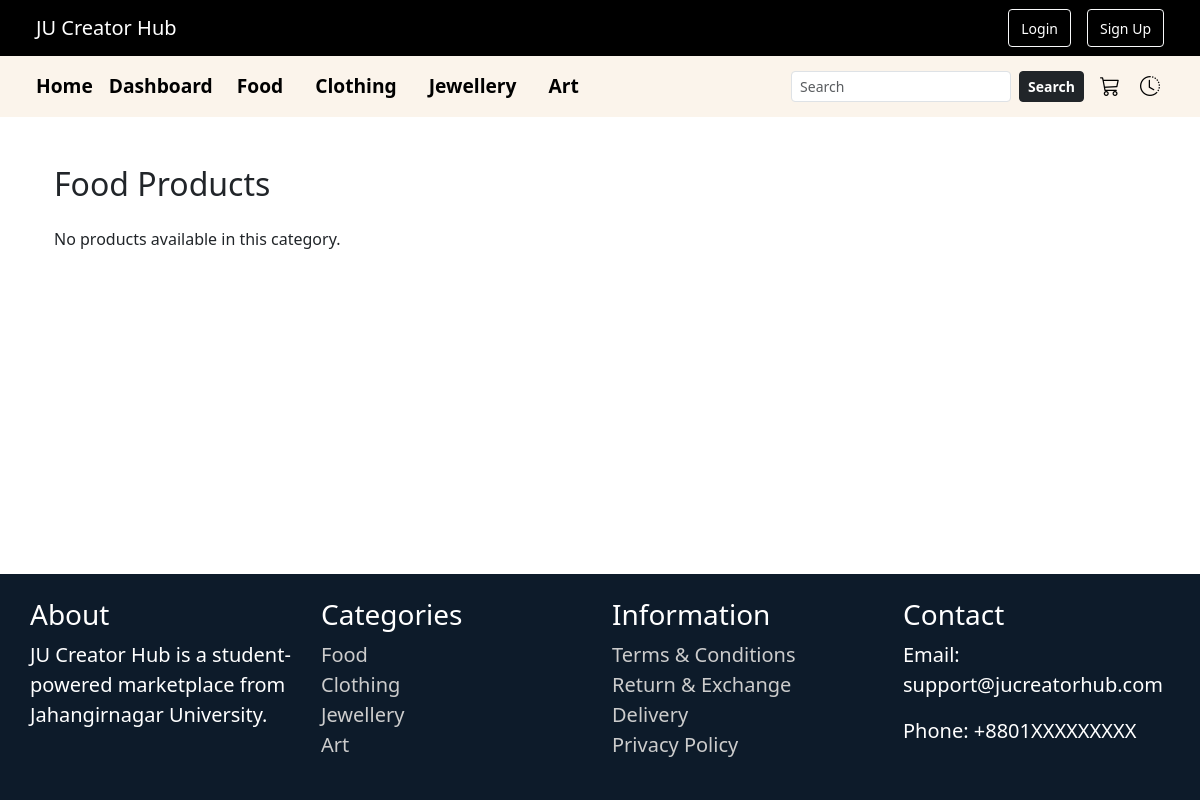
The app's page /products/food/, older data.
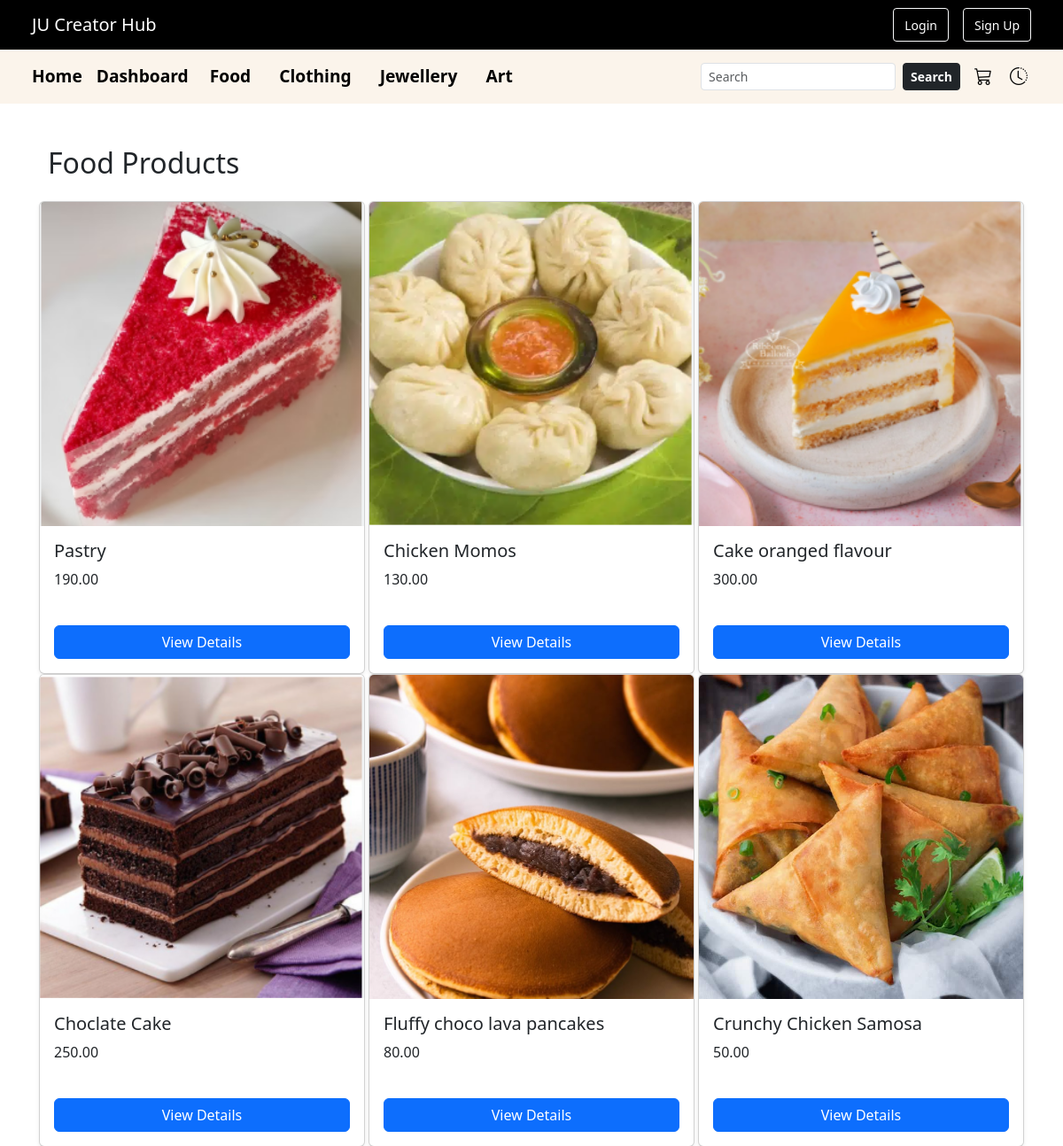
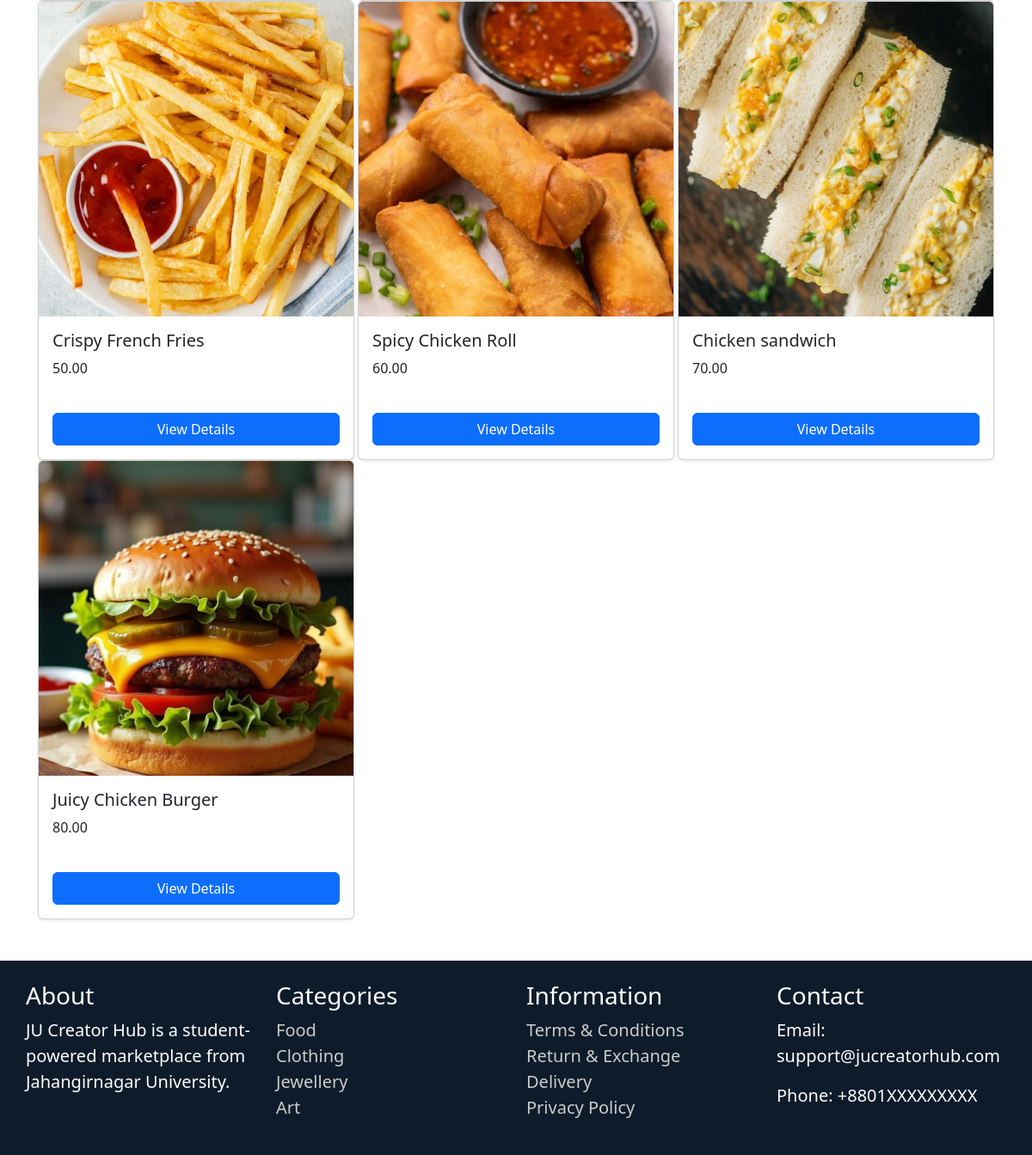
The same page, newer data (2 pictures, top to bottom).
### ecommerce/models.py (models this page shows, shortened)
class Product(models.Model):
    CATEGORY_CHOICES = [
        ('food', 'Food'),
        ('clothing', 'Clothing'),
        ('jewellery', 'Jewellery'),
        ('art', 'Art'),
    ]
    name = models.CharField(max_length=255)
    image = models.ImageField(upload_to='product_images/')
    price = models.DecimalField(max_digits=10, decimal_places=2)
    description = models.TextField()
    category = models.CharField(max_length=50, choices=CATEGORY_CHOICES)
    seller = models.ForeignKey(User, on_delete=models.CASCADE, related_name='products')

### ecommerce/views.py (the view)
# urls.py: path('products/<str:category_name>/', views.product_list, name='product_list'),
def product_list(request, category_name=None):
    shop_name = request.GET.get('shop')
    seller_id = request.GET.get('seller')
    products = Product.objects.all()
    if category_name:
        products = products.filter(category=category_name)
    if shop_name:
        sellers = Profile.objects.filter(shop_name=shop_name).values_list('user', flat=True)
        products = products.filter(seller__in=sellers)
    if seller_id:
        products = products.filter(seller__id=seller_id)
    user = request.user
    context = {
        'products': products,
        'category_name': category_name,
        'filtered_shop_name': shop_name,
    }
    if seller_id:
        filtered_seller = get_object_or_404(User, id=seller_id)
        context['filtered_seller'] = filtered_seller
    if user.is_authenticated and hasattr(user, 'profile') and user.profile.role != 'buyer':
        context['show_seller'] = True
    shop_names = Profile.objects.filter(role='seller').exclude(shop_name__isnull=True).exclude(shop_name__exact='').values_list('shop_name', flat=True).distinct()
    context['shop_names'] = shop_names
    return render(request, 'ecommerce/product_list.html', context)

### ecommerce/context_processors.py (called while the page is built)
def shop_names_processor(request):
    shop_names = Profile.objects.filter(
        role='seller',
        shop_name__isnull=False
    ).exclude(shop_name='')
    return {'shop_names': shop_names}

### ecommerce/templates/ecommerce/product_list.html (shortened to what this page needs)
{% extends 'ecommerce/base.html' %}
{% block content %}
<div class="container mt-4 mb-5">
    <h2 class="mb-4">
        {% if category_name %}
            {{ category_name|capfirst }} Products
        {% else %}
            All Products
        {% endif %}
    </h2>
    {% if products %}
    <div class="row">
        {% for product in products %}
        <div class="col-md-4">
            <div class="card mb-4 shadow-sm h-100">
                <img src="{{ product.image.url }}" class="card-img-top img-square" alt="{{ product.name }}">
                <div class="card-body d-flex flex-column">
                    <h5 class="card-title">{{ product.name }}</h5>
                    <p class="card-text">{{ product.price }}</p>
                    {% if user.is_authenticated %}
                        {% if user.profile.role == 'buyer' %}
                            <a href="{% url 'product_detail' product.id %}" class="btn btn-primary mt-auto">View Details</a>
                        {% elif user.profile.role == 'seller' %}
                            {% if product.seller.id == user.id %}
                            <div class="btn-group mt-auto" role="group" aria-label="Edit and Delete buttons">
                                <a href="{% url 'edit_product' product.id %}?next={{ request.path }}" class="btn btn-primary btn-sm flex-fill me-4">Edit</a>
                                <a href="{% url 'delete_product' product.id %}" class="btn btn-danger btn-sm flex-fill">Delete</a>
                            </div>
                            {% else %}
                                <a href="{% url 'product_detail' product.id %}" class="btn btn-primary mt-auto">View Details</a>
                            {% endif %}
                        {% else %}
                            <a href="{% url 'product_detail' product.id %}" class="btn btn-primary mt-auto">View Details</a>
                        {% endif %}
                    {% else %}
                        <a href="{% url 'product_detail' product.id %}" class="btn btn-primary mt-auto">View Details</a>
                    {% endif %}
                </div>
            </div>
        </div>
        {% endfor %}
    </div>
    {% else %}
        <p>No products available in this category.</p>
    {% endif %}
</div>
{% endblock %}

Row changes from the older to the newer data that the page shows:
added Product: image (picture), name "Pastry", price "190.00"
added Product: image (picture), name "Chicken Momos", price "130.00"
added Product: image (picture), name "Cake oranged flavour", price "300.00"
added Product: image (picture), name "Choclate Cake", price "250.00"
added Product: image (picture), name "Fluffy choco lava pancakes", price "80.00"
added Product: image (picture), name "Crunchy Chicken Samosa", price "50.00"
added Product: image (picture), name "Crispy French Fries", price "50.00"
added Product: image (picture), name "Spicy Chicken Roll", price "60.00"
added Product: image (picture), name "Chicken sandwich", price "70.00"
added Product: image (picture), name "Juicy Chicken Burger", price "80.00"
Text that changed along with them:
text no longer shown: "No products available in this category."
